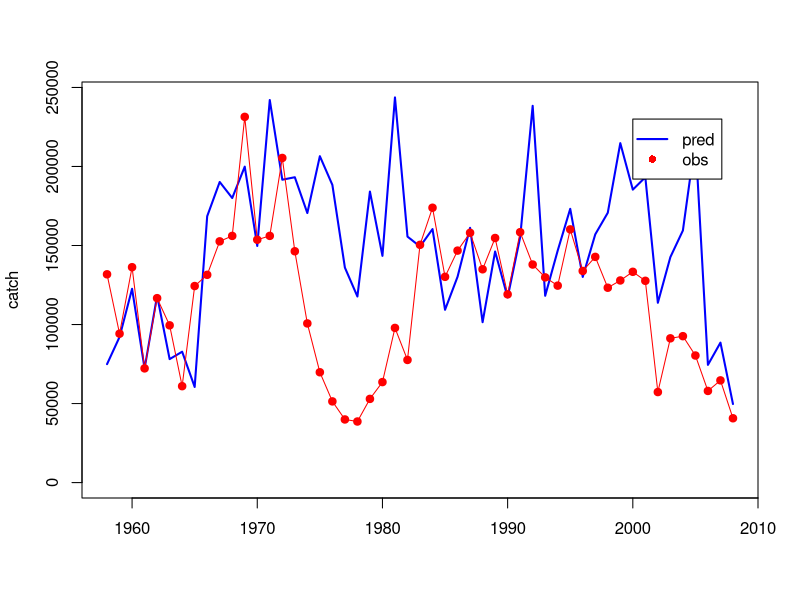
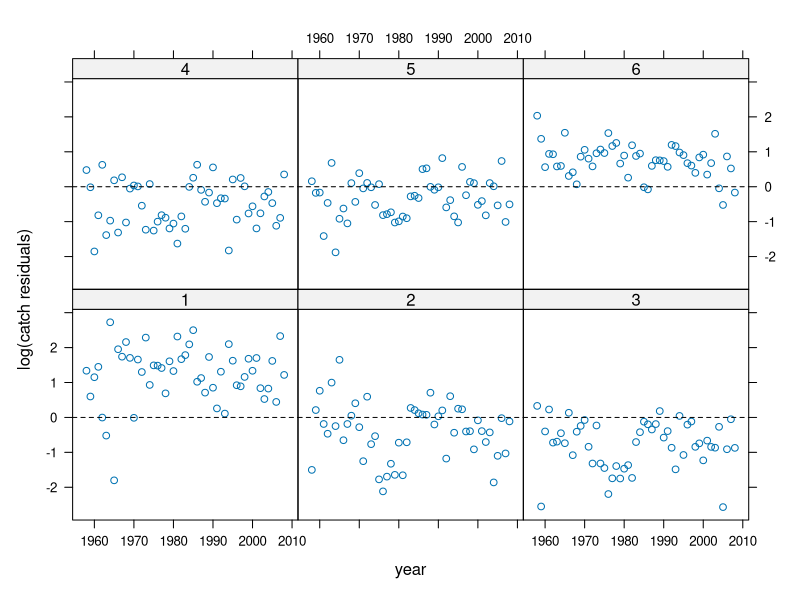
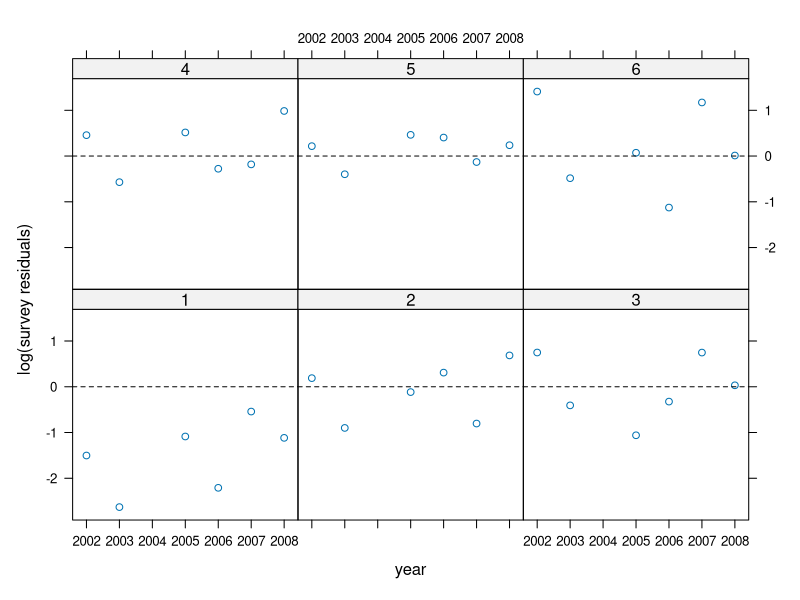
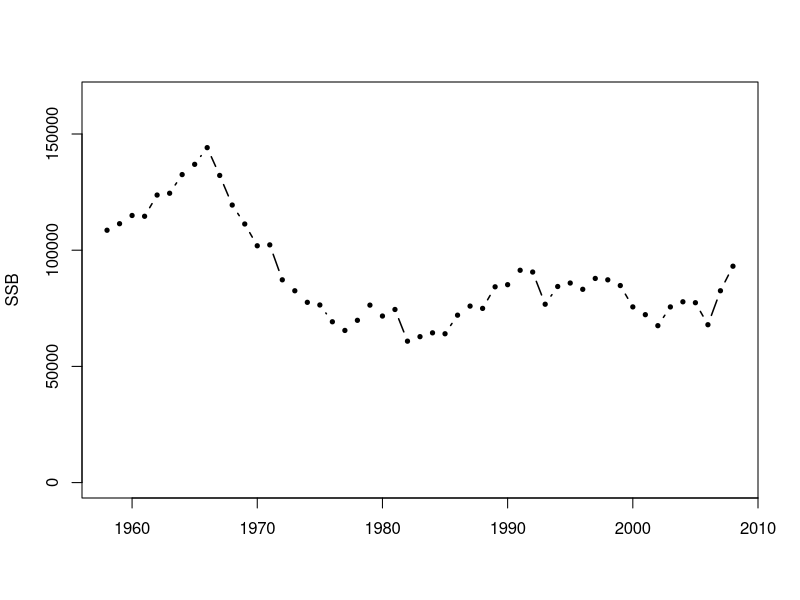
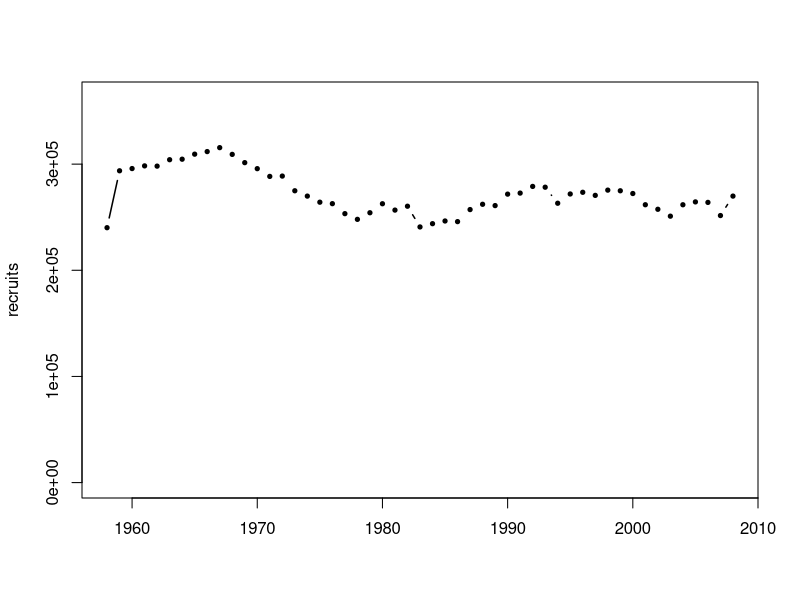
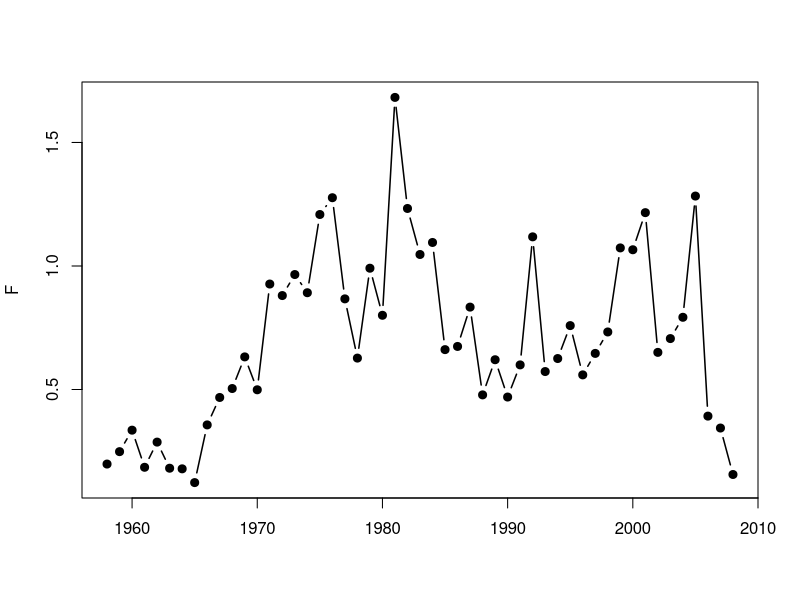
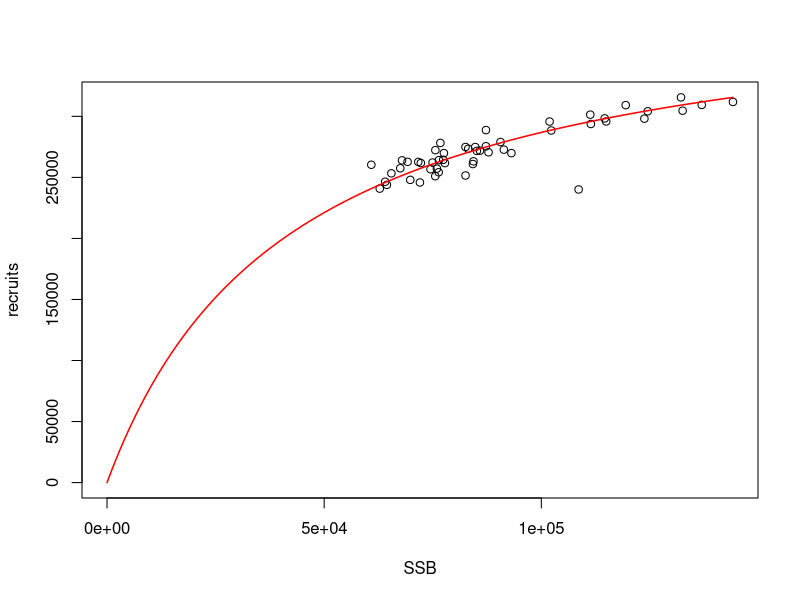

Write R code to recreate these figures, in order.
# SCAA_herring - «Short one line description»
# SCAA_herring

# Copyright 2003-2009 FLR Team. Distributed under the GPL 2 or later
# Maintainer: Iago Mosqueira, Cefas
# Last Change: 14 Jan 2010 11:23
# $Id:  $

# Reference:
# Notes:

# TODO Fri 03 Jul 2009 12:17:45 PM CEST IM:

library(minpack.lm)
library(lattice)

caa <- read.table('caa_herring.dat', header=TRUE, sep='\t')
  caa <- matrix(as.matrix(caa[-1]), ncol=6, nrow=dim(caa)[1], 
    dimnames=list(year=caa$year, age=1:6))

waa <- read.table('waa_herring.dat', header=TRUE, sep='\t')
  waa <- matrix(as.matrix(waa[-1]), ncol=6, nrow=dim(waa)[1], 
    dimnames=list(year=waa$year, age=1:6))

survey <- read.table('survey_herring.dat', header=TRUE, sep='\t')
  survey <- matrix(as.matrix(survey[-1]), ncol=6, nrow=dim(survey)[1], 
    dimnames=list(year=survey$year, age=1:6))

ages <- 1:6
years <- dimnames(caa)$year
sel <- c(0.01, 0.5, 1, 1, 1, 1)
mat <- c(0.5, 1, 1, 1, 1, 1)

weight <- apply(waa, 2, mean)
weight <- c(0.104961,0.141098,0.172706,0.194000,0.213000,0.232980)

# naa matrix
naa <- caa
naa[] <- NA

# ssb vector
ssb <- rep(NA, length(years))

# Beverton & Holt SR
bv <- function(a, b, ssb)
  return((a * ssb) / (b + ssb))

# foo {{{
foo <- function(params)
{
  # extract parameters
  R1 <- params[1]
  a <- params[2]
  b <- params[3]
  Q <- params[4]
  harvest <- params[5:length(params)]

  # initial recruitment
  naa[1,1] <- R1
  # generate initial population
  for(age in 2:6)
    naa[1,age] <- naa[1, age-1] * exp(-harvest[1]*sel[age-1] - 0.2)

  # ssb for first year
  ssb[1] <- sum(naa[1,] * weight * mat)
 
  for (year in 2:length(years))
  {
    # predict recruitment
    naa[year, 1] <- bv(a, b, ssb[year-1])

    # project cohort
    for(age in 2:6)
      naa[year, age] <- naa[year-1, age-1] * exp(-harvest[year-1]*sel[age-1]-0.2)

    # calculate ssb
    ssb[year] <- sum(naa[year,] * weight * mat)
  }

  # caa predicted
  faa <- t(sel %*% t(harvest))
  caa_hat <- faa / (0.2 + faa) * naa * (1- exp(-faa - 0.2))
  caa_hat[caa_hat < 0]  <-  0

  # survey fit
  survey_hat <- naa[dimnames(survey)$year,] * (Q * matrix(c(0.3, rep(1, 5)),
    nrow=length(dimnames(survey)$year), ncol=6, dimnames=list(year=dimnames(survey)$year,
    age=1:6), byrow=TRUE))

  # TOTAL SS
  survey <- survey[-3,]
  survey_hat <- survey_hat[-3,]
  
  return(c(log(survey/survey_hat),  log(caa/caa_hat)))
} # }}}

res <- nls.lm(par=c(100000, 750000, 30000, 1e-4, rep(0.2, length(years))),
  fn=foo, control=nls.lm.control(maxiter=100, nprint=1))

# results
R1 <- res$par[1]
a <- res$par[2]
b <- res$par[3]
Q <- res$par[4]
harvest <- res$par[5:length(res$par)]

# re-generate naa and biomass

# initial recruitment
naa[1,1] <- R1

# generate initial population
for(age in 2:6)
  naa[1,age] <- naa[1, age-1] * exp(-harvest[1]*sel[age-1] - 0.2)

# ssb for first year
ssb[1] <- sum(naa[1,] * weight * mat)
 
for (year in 2:length(years))
{
  # predict recruitment
  naa[year, 1] <- bv(a, b, ssb[year-1])

  # project cohort
  for(age in 2:6)
    naa[year, age] <- naa[year-1, age-1] * exp(-harvest[year-1]*sel[age-1]-0.2)

  # calculate ssb
  ssb[year] <- sum(naa[year,] * weight * mat)
}

# caa predicted
faa <- t(sel %*% t(harvest))
caa_hat <- faa / (0.2 + faa) * naa * (1- exp(-faa - 0.2))

# Fit to catch
plot(1958:2008, rowSums(caa_hat), type='l', lwd=2, col='blue', xlab='', ylab='catch',
    ylim=c(0, max(c(max(rowSums(caa)), max(rowSums(caa_hat))))))
  points(1958:2008, rowSums(caa), pch=19, col='red')
  lines(1958:2008, rowSums(caa), col='red', lwd=1)
  legend(2000, 230000, c("pred","obs"), col=c('blue', 'red'), pch=c(NA, 19),
    lwd=c(2,0))

# residuals in catch
catches <- data.frame(year=rep(1958:2008, 6), data=c(log(caa)-log(caa_hat)),
  age=rep(1:6, each=51))
xyplot(data ~ year | as.factor(age), catches, ylab="log(catch residuals)",
  panel=function(x, y, ...)
  {
    panel.xyplot(x, y, ...)
    panel.abline(0, 0, lty=2)
  })

# survey fit
survey_hat <-  (naa[dimnames(survey)$year,] * Q)

# residuals in survey
resid <- log(survey)-log(survey_hat)
residuals <- data.frame(year=rep(2002:2008, 6), data=c(resid), age=rep(1:6, each=7))
xyplot(data ~ year | as.factor(age), residuals, ylab="log(survey residuals)",
  panel=function(x, y, ...)
  {
    panel.xyplot(x, y, ...)
    panel.abline(0, 0, lty=2)
  })

# plots
# SSB
plot(years, ssb, pch=19, type='b', lwd=1.5, ylim=c(0, max(ssb)+max(ssb)*0.15),
  xlab="", ylab="SSB", cex=0.5)

# recruitment
plot(years, naa[,1], pch=19, type='b', lwd=1.5, ylim=c(0, max(naa[,1])+max(naa[,1])*0.15),
  xlab="", ylab="recruits", cex=0.5)

# Fishing mortality
plot(years, harvest, pch=19, type='b', lwd=1.5, xlab="", ylab="F")

# SR
plot(ssb, naa[,1], ylim=c(0, max(naa[,1])), xlim=c(0, max(ssb)),
  ylab="recruits", xlab="SSB")
  lines(seq(0, max(ssb), length=150), bv(a, b, seq(0, max(ssb), length=150)),
    col="red", lwd=1.5)
